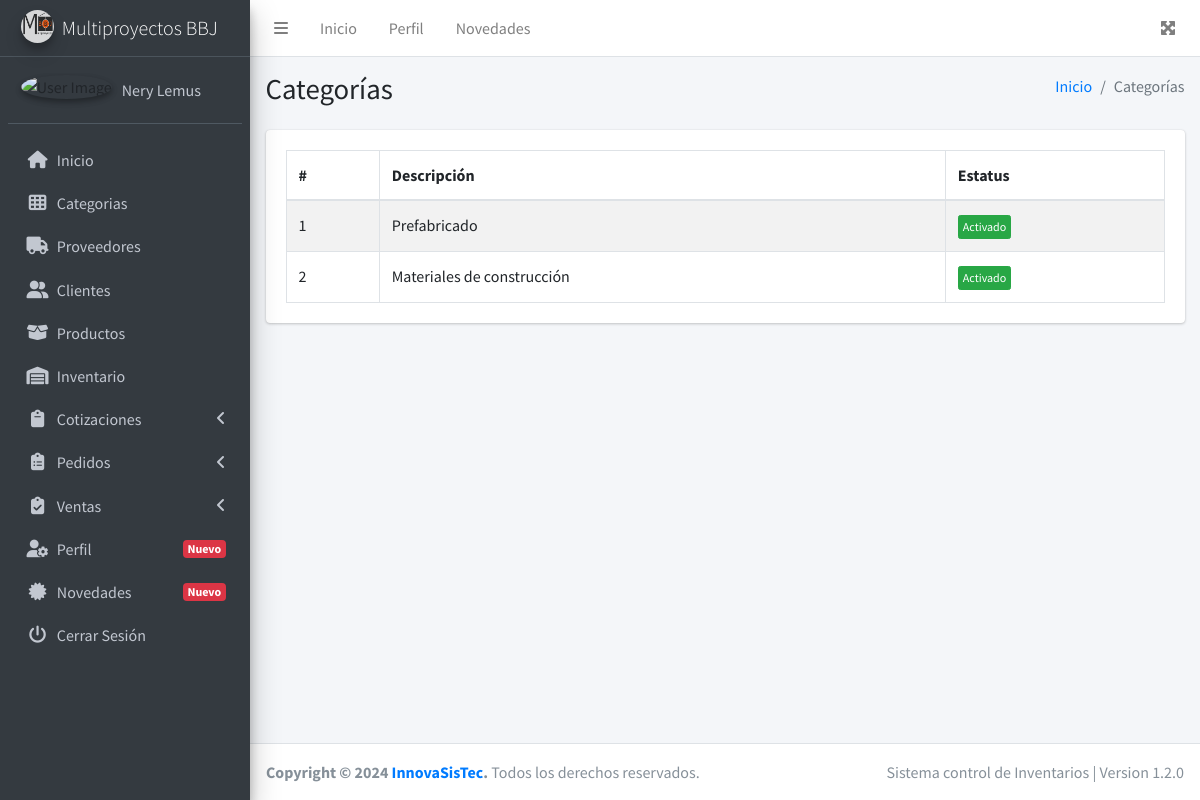
The page /categorias (signed in) on the database its author committed.
### tables this page shows
CREATE TABLE `institucion` (
  `idInstitucion` int(11) NOT NULL,
  `nombre` varchar(100) NOT NULL,
  `razonSocial` text NOT NULL,
  `nit` varchar(50) NOT NULL,
  `direccion` text NOT NULL,
  `telefono` varchar(15) NOT NULL,
  `correo` varchar(60) NOT NULL,
  `sitioWeb` varchar(100) NOT NULL,
  `logotipo` text NOT NULL
);

CREATE TABLE `categorias` (
  `idCategoria` int(11) NOT NULL,
  `descripcion` text NOT NULL,
  `estatus` int(11) NOT NULL DEFAULT '1'
);

### controllers/plantilla.controller.php (called while the page is built)
<?php
    class PlantillaController{
        public static function ctrMostrarPlantilla(){
            include 'views/plantilla.php';
        }
    }

### index.php (called while the page is built, shortened)
<?php
    require_once 'controllers/plantilla.controller.php';
    require_once 'controllers/institucion.controller.php';
    require_once 'controllers/categorias.controller.php';
    require_once 'controllers/usuarios.controller.php';
    require_once 'models/institucion.model.php';
    require_once 'models/categorias.model.php';
    $plantilla = new PlantillaController();
    $plantilla -> ctrMostrarPlantilla();

### controllers/institucion.controller.php (called while the page is built, shortened)
<?php
    class InstitucionController{
        public static function ctrMostrarInstitucion(){
            $tabla = "institucion";
            $respuesta = InstitucionModel::mdlMostrarInstitucion($tabla);
            return $respuesta;
        }
    }

### models/conexion.php (called while the page is built)
<?php
    class Conexion{
        public static function conectar(){
            $link = new PDO("mysql:host=nerylemus84229.ipagemysql.com;dbname=sis_pos",
							"multibb",
							"innova.12");
			$link -> exec("set names utf8");
			return $link;
        }
    }

### models/institucion.model.php (called while the page is built, shortened)
<?php
    require_once 'conexion.php';
    class InstitucionModel{
        public static function mdlMostrarInstitucion($tabla){
            $stmt = Conexion::conectar()->prepare("SELECT * FROM $tabla");
            $stmt -> execute();
            return $stmt -> fetch();
        }
    }

### controllers/categorias.controller.php (called while the page is built, shortened)
<?php
    class CategoriasController{
        public static function ctrMostrarCategorias($item, $valor){
            $tabla = "categorias";
            $respuesta = CategoriasModel::mdlMostrarCategorias($tabla, $item, $valor);
            return $respuesta;
        }
    }

### models/categorias.model.php (called while the page is built, shortened)
<?php
    require_once 'conexion.php';
    class CategoriasModel{
        public static function mdlMostrarCategorias($tabla, $item, $valor){
            if($item != null){
                $stmt = Conexion::conectar()->prepare("SELECT * FROM $tabla WHERE $item = :$item");
                $stmt -> bindParam(":".$item, $valor, PDO::PARAM_STR);
                $stmt -> execute();
                return $stmt -> fetchAll();
            }else{
                $stmt = Conexion::conectar()->prepare("SELECT * FROM $tabla");
                $stmt -> execute();
                return $stmt->fetchAll();
            }
        }
    }

### views/modulos/categorias.php (the view, shortened to what this page needs)
<div class="content-wrapper">
    <div class="content-header">
      <div class="container-fluid">
        <div class="row mb-2">
          <div class="col-sm-6">
            <h1 class="m-0">Categorías</h1>
          </div>
          <div class="col-sm-6">
            <ol class="breadcrumb float-sm-right">
              <li class="breadcrumb-item"><a href="inicio">Inicio</a></li>
              <li class="breadcrumb-item active">Categorías</li>
            </ol>
          </div>
        </div>
      </div>
    </div>
    <div class="content">
      <div class="container-fluid">
        <div class="row">
            <div class="col-md-12">
                <div class="card">
                    <div class="card-body">
                        <table class="table table-bordered table-striped tablas">
                        <thead>
                        <tr>
                            <th>#</th>
                            <th>Descripción</th>
                            <th>Estatus</th>
                        </tr>
                        </thead>
                        <tbody>
                            <?php
                                $item = null;
                                $valor = null;
                                $respuesta = CategoriasController::ctrMostrarCategorias($item, $valor);
                                foreach ($respuesta as $key => $value) {
                                    if($value["estatus"] == 1){
                                        $estatus = '<span style="cursor:context-menu" class="btn btn-xs btn-success">Activado</span>';
                                    }else{
                                        $estatus = '<span style="cursor:context-menu" class="btn btn-xs btn-danger">Desactivado</span>';
                                    }
                                    echo '
                                    <tr>
                                        <td>'.($key + 1 ).'</td>
                                        <td>'.$value["descripcion"].'</td>
                                        <td>'.$estatus.'</td>';
                                    echo '</tr>
                                    ';
                                }
                            ?>
                        </tbody>
                        </table>
                    </div>
                </div>
            </div>
        </div>
      </div>
    </div>
  </div>

### views/modulos/sidebar.php (shortened to what this page needs)
<?php
  $respuestaInsitucion = InstitucionController::ctrMostrarInstitucion();
  if($respuestaInsitucion["logotipo"] != null){
    $imagen = $respuestaInsitucion["logotipo"];
  }else{
    $imagen = "views/img/logotipo/default_logo.png";
  }
?>
<aside class="main-sidebar sidebar-dark-primary elevation-4">
    <a href="inicio" class="brand-link">
      <img src="<?php echo $imagen ?>" alt="AdminLTE Logo" class="brand-image img-circle elevation-3" style="opacity: .8">
      <span class="brand-text font-weight-light"><?php echo $respuestaInsitucion["nombre"] ?></span>
    </a>
    <div class="sidebar">
      <div class="user-panel mt-3 pb-3 mb-3 d-flex">
        <div class="image">
          <?php
            if($_SESSION["foto"] != "") {
              echo '<img src="'.$_SESSION["foto"].'" class="img-circle elevation-2" alt="User Image">';
            }else{
              echo '<img src="views/img/users/user_default.jpg" class="img-circle elevation-2" alt="User Image">';
            }
          ?>
        </div>
        <div class="info">
          <a href="perfil" class="d-block"><?php echo $_SESSION["nombre"] ?></a>
        </div>
      </div>
      <nav class="mt-2">
        <ul class="nav nav-pills nav-sidebar flex-column navegacion" data-widget="treeview" role="menu" data-accordion="false">
          <li class="nav-item">
            <a href="inicio" class="nav-link">
              <i class="nav-icon fas fa-home"></i>
              <p>
                Inicio
              </p>
            </a>
          </li>
          <li class="nav-item">
            <a href="categorias" class="nav-link">
              <i class="nav-icon fas fa-th"></i>
              <p>
                Categorias
              </p>
            </a>
          </li>
          <li class="nav-item">
            <a href="proveedores" class="nav-link">
              <i class="nav-icon fas fa-truck"></i>
              <p>
                Proveedores
              </p>
            </a>
          </li>
          <li class="nav-item">
            <a href="clientes" class="nav-link">
              <i class="nav-icon fas fa-user-friends"></i>
              <p>
                Clientes
              </p>
            </a>
          </li>
          <li class="nav-item">
            <a href="productos" class="nav-link">
              <i class="nav-icon fas fa-box-open"></i>
              <p>
                Productos
              </p>
            </a>
          </li>
          <li class="nav-item">
            <a href="inventario" class="nav-link">
              <i class="nav-icon fas fa-warehouse"></i>
              <p>
                Inventario
              </p>
            </a>
          </li>
          <li class="nav-item">
            <a href="#" class="nav-link">
              <i class="nav-icon fas fa-clipboard"></i>
              <p>
                Cotizaciones
                <i class="right fas fa-angle-left"></i>
              </p>
            </a>
          </li>
          <li class="nav-item">
            <a href="#" class="nav-link">
              <i class="nav-icon fas fa-clipboard-list"></i>
              <p>
                Pedidos
                <i class="right fas fa-angle-left"></i>
              </p>
            </a>
          </li>
          <li class="nav-item">
            <a href="#" class="nav-link">
              <i class="nav-icon fas fa-clipboard-check"></i>
              <p>
                Ventas
                <i class="right fas fa-angle-left"></i>
              </p>
            </a>
          </li>
          <li class="nav-item">
            <a href="perfil" class="nav-link">
              <i class="nav-icon fas fa-user-cog"></i>
              <p>
                Perfil
                <span class="right badge badge-danger">Nuevo</span>
              </p>
            </a>
          </li>
          <li class="nav-item">
            <a href="novedades" class="nav-link">
              <i class="nav-icon fas fa-certificate"></i>
              <p>
                Novedades
                <span class="right badge badge-danger">Nuevo</span>
              </p>
            </a>
          </li>
          <li class="nav-item">
            <a href="salir" class="nav-link">
              <i class="nav-icon fas fa-power-off"></i>
              <p>
                Cerrar Sesión
              </p>
            </a>
          </li>
        </ul>
      </nav>
    </div>
  </aside>

### rows shown on the page
institucion: logotipo (picture), nombre "Multiproyectos BBJ"
categorias: descripcion "Prefabricado", estatus "Activado"
categorias: descripcion "Materiales de construcción", estatus "Activado"

### other values the page prints
$_SESSION["nombre"] "Nery Lemus"
